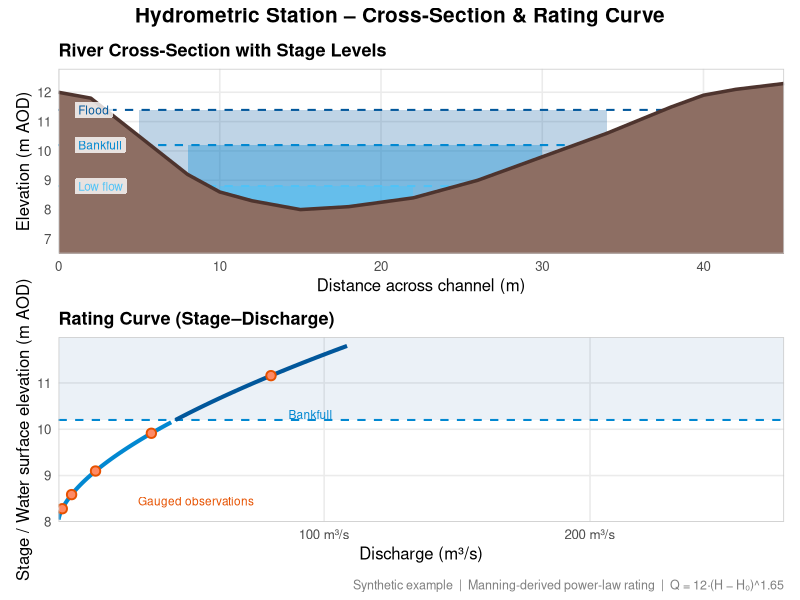

This chart was generated by the following R code:
library(ggplot2)
library(patchwork)
library(dplyr)

# ── 1. Cross-section geometry ────────────────────────────────────────────────
# Simulate a natural channel bed (distance, elevation)
cross_section <- tibble(
  distance_m = c(0, 2, 5, 8, 10, 12, 15, 18, 22, 26, 30, 34, 38, 40, 42, 45),
  elevation_m = c(12.0, 11.8, 10.5, 9.2, 8.6, 8.3, 8.0, 8.1, 8.4, 9.0,
                  9.8, 10.6, 11.5, 11.9, 12.1, 12.3)
)

# Bank-full / water surface levels to annotate
water_levels <- tibble(
  label      = c("Low flow",  "Bankfull",  "Flood"),
  elevation_m = c(8.8,         10.2,         11.4),
  colour     = c("#4fc3f7",   "#0288d1",   "#01579b")
)

channel_bottom <- min(cross_section$elevation_m)

# Build water-filled polygons for each stage
make_water_poly <- function(wl, xs) {
  wet <- xs |>
    filter(elevation_m <= wl) |>
    bind_rows(
      tibble(distance_m = max(xs$distance_m[xs$elevation_m <= wl]),
             elevation_m = wl),
      tibble(distance_m = min(xs$distance_m[xs$elevation_m <= wl]),
             elevation_m = wl)
    )
  wet
}

water_polys <- bind_rows(
  lapply(seq_len(nrow(water_levels)), function(i) {
    make_water_poly(water_levels$elevation_m[i], cross_section) |>
      mutate(stage = water_levels$label[i])
  })
)

# ── 2. Rating curve (Stage–Discharge) ───────────────────────────────────────
# Manning-style power law:  Q = a * (H - H0)^b
H0  <- channel_bottom        # zero-flow datum
a   <- 12                    # scale coefficient
b   <- 1.65                  # exponent

rating_curve <- tibble(
  stage_m = seq(H0 + 0.05, 11.8, by = 0.05)
) |>
  mutate(
    discharge_m3s = a * (stage_m - H0)^b,
    above_bankfull = stage_m >= water_levels$elevation_m[2]
  )

# ── 3. Plot A – Cross section ────────────────────────────────────────────────
p_xs <- ggplot() +

  # Water fill polygons (lowest stage on top so colours stack nicely)
  geom_polygon(
    data = water_polys |> filter(stage == "Flood"),
    aes(distance_m, elevation_m),
    fill = "#01579b", alpha = 0.25
  ) +
  geom_polygon(
    data = water_polys |> filter(stage == "Bankfull"),
    aes(distance_m, elevation_m),
    fill = "#0288d1", alpha = 0.35
  ) +
  geom_polygon(
    data = water_polys |> filter(stage == "Low flow"),
    aes(distance_m, elevation_m),
    fill = "#4fc3f7", alpha = 0.5
  ) +

  # Water surface lines
  geom_hline(
    data = water_levels,
    aes(yintercept = elevation_m, colour = label),
    linetype = "dashed", linewidth = 0.7
  ) +

  # Channel bed
  geom_ribbon(
    data = cross_section,
    aes(x = distance_m, ymin = 6.5, ymax = elevation_m),
    fill = "#8d6e63", colour = NA
  ) +
  geom_line(
    data = cross_section,
    aes(distance_m, elevation_m),
    colour = "#4e342e", linewidth = 1.2
  ) +

  # Water surface labels
  geom_label(
    data = water_levels,
    aes(x = 1, y = elevation_m, label = label, colour = label),
    hjust = 0, size = 3, label.size = 0, fill = "white", alpha = 0.8
  ) +

  scale_colour_manual(
    values = setNames(water_levels$colour, water_levels$label),
    guide  = "none"
  ) +
  scale_y_continuous(limits = c(6.5, 12.8), expand = c(0, 0)) +
  scale_x_continuous(expand = c(0, 0)) +
  labs(
    title   = "River Cross-Section with Stage Levels",
    x       = "Distance across channel (m)",
    y       = "Elevation (m AOD)"
  ) +
  theme_minimal(base_size = 12) +
  theme(
    plot.title      = element_text(face = "bold", size = 13),
    panel.grid.minor = element_blank(),
    panel.border    = element_rect(colour = "grey80", fill = NA)
  )

# ── 4. Plot B – Rating curve ─────────────────────────────────────────────────
p_rc <- ggplot(rating_curve, aes(x = discharge_m3s, y = stage_m)) +

  # Flood zone shading
  annotate("rect",
           xmin = -Inf, xmax = Inf,
           ymin = water_levels$elevation_m[2],
           ymax = Inf,
           fill = "#01579b", alpha = 0.08
  ) +

  # Bankfull line
  geom_hline(
    yintercept = water_levels$elevation_m[2],
    colour = "#0288d1", linetype = "dashed", linewidth = 0.7
  ) +
  annotate("text",
           x    = max(rating_curve$discharge_m3s) * 0.95,
           y    = water_levels$elevation_m[2] + 0.12,
           label = "Bankfull", colour = "#0288d1",
           hjust = 1, size = 3
  ) +

  # Rating curve — colour changes above bankfull
  geom_line(
    data = rating_curve |> filter(!above_bankfull),
    colour = "#0288d1", linewidth = 1.4
  ) +
  geom_line(
    data = rating_curve |> filter(above_bankfull),
    colour = "#01579b", linewidth = 1.4, linetype = "solid"
  ) +

  # Observed gauged points (simulated)
  geom_point(
    data = tibble(
      Q = c(1.5, 5, 14, 35, 80, 150, 260),
      H = H0 + (c(1.5, 5, 14, 35, 80, 150, 260) / a)^(1 / b)
    ),
    aes(Q, H),
    colour = "#e65100", size = 2.5, shape = 21,
    fill = "#ff8a65", stroke = 1
  ) +
  annotate("text", x = 30, y = 8.45, label = "Gauged observations",
           colour = "#e65100", size = 3, hjust = 0) +

  scale_x_continuous(labels = scales::comma_format(suffix = " m³/s"),
                     expand = expansion(mult = c(0, 0.05))) +
  scale_y_continuous(limits = c(channel_bottom, 11.8),
                     expand = expansion(mult = c(0, 0.05))) +
  labs(
    title = "Rating Curve (Stage–Discharge)",
    x     = "Discharge (m³/s)",
    y     = "Stage / Water surface elevation (m AOD)"
  ) +
  theme_minimal(base_size = 12) +
  theme(
    plot.title       = element_text(face = "bold", size = 13),
    panel.grid.minor = element_blank(),
    panel.border     = element_rect(colour = "grey80", fill = NA)
  )

# ── 5. Combine and save ───────────────────────────────────────────────────────
combined <- p_xs / p_rc +
  plot_annotation(
    title   = "Hydrometric Station – Cross-Section & Rating Curve",
    caption = "Synthetic example  |  Manning-derived power-law rating  |  Q = 12·(H − H₀)^1.65",
    theme   = theme(
      plot.title   = element_text(face = "bold", size = 15, hjust = 0.5),
      plot.caption = element_text(colour = "grey50", size = 9)
    )
  )

print(combined)

# Optionally save:
# ggsave("river_cross_section_rating.png", combined, width = 10, height = 10, dpi = 200)
